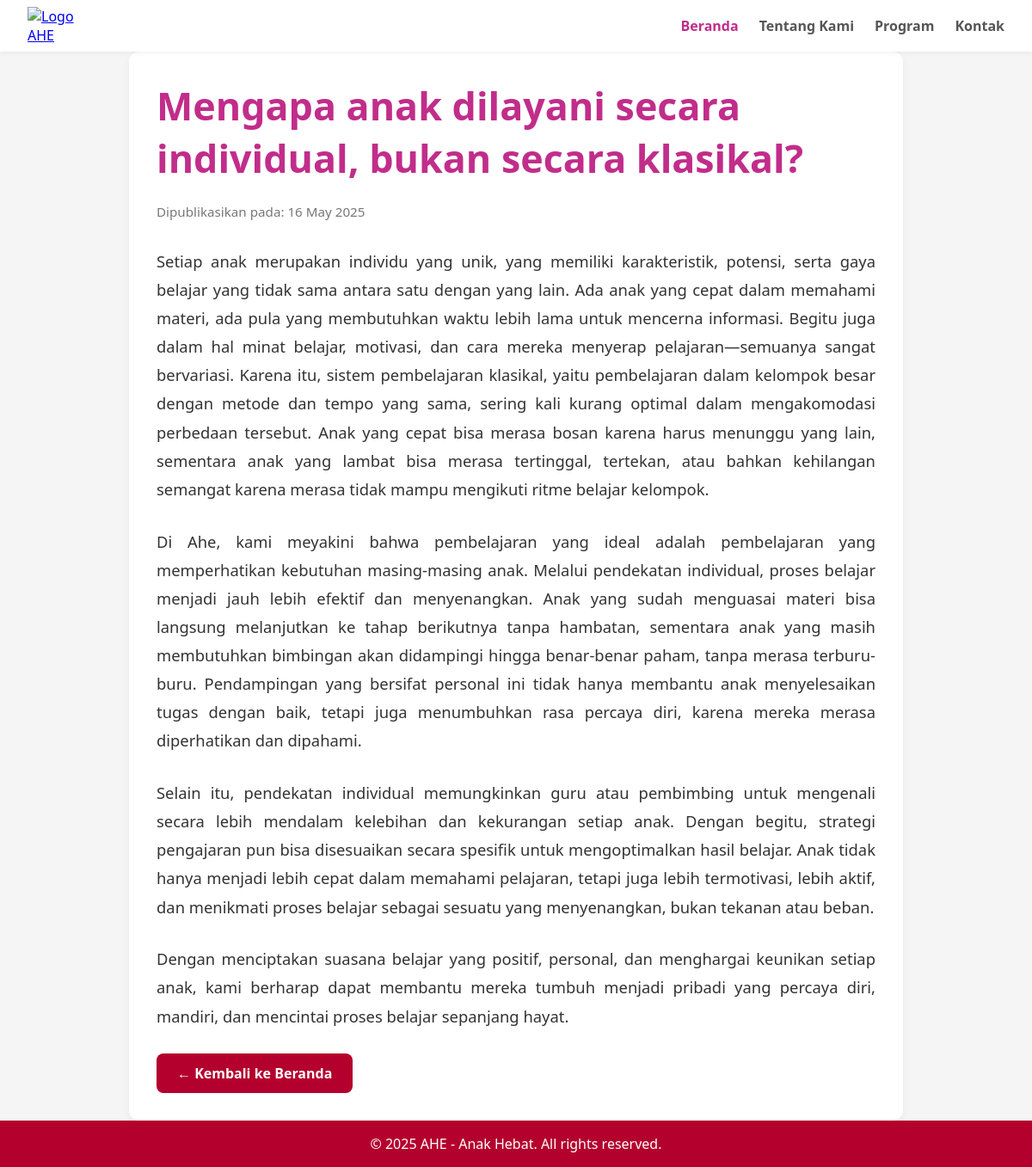
Page /artikel/mengapa-anak-dilayani-secara-individual-bukan-secara-klasikal/ (signed in) on the committed database.
### profil/models.py (models this page shows, shortened)
class Artikel(models.Model):
    JENIS_HALAMAN = [
        ('home', 'Home'),
        ('tentang', 'Tentang Kami'),
    ]
    judul = models.CharField(max_length=200)
    isi = models.TextField()
    tanggal = models.DateTimeField(auto_now_add=True)
    halaman = models.CharField(max_length=20, choices=JENIS_HALAMAN)
    gambar = models.ImageField(upload_to='artikel/', null=True, blank=True)
    slug = models.SlugField(unique=True, blank=True)

### profil/views.py (the view)
# urls.py: path('artikel/<slug:slug>/', views.detail_artikel, name='detail_artikel'),
@login_required
def detail_artikel(request, slug):
    artikel = get_object_or_404(Artikel, slug=slug)
    return render(request, 'profil/detail_artikel.html', {'artikel': artikel})

### profil/templates/profil/detail_artikel.html (shortened to what this page needs)
{% load static %}
<!DOCTYPE html>
<html lang="id">
<head>
</head>
<body>
    <nav>
        <div class="nav-logo">
            <a href="/"><img src="https://www.ahe.education/images/static/logo.png" alt="Logo AHE"></a>
        </div>
        <div class="nav-links">
            <a href="/" class="active">Beranda</a>
            <a href="/tentang/">Tentang Kami</a>
            <a href="/program/">Program</a>
            <a href="/kontak/">Kontak</a>
        </div>
    </nav>
    <div class="main">
        <h1>{{ artikel.judul }}</h1>
        <div class="meta">Dipublikasikan pada: {{ artikel.tanggal|date:"d F Y" }}</div>
        <p>{{ artikel.isi|linebreaks }}</p>
        <a href="/" class="back-button">← Kembali ke Beranda</a>
    </div>
    <footer>
        &copy; 2025 AHE - Anak Hebat. All rights reserved.
    </footer>
</body>
</html>

### profil/templates/profil/detail_artikel.html (style rules this page uses)
* { margin: 0; padding: 0; box-sizing: border-box; }
html, body { font-family: 'Segoe UI', sans-serif; background-color: #f5f5f5; color: #333; min-height: 100vh; display: flex; flex-direction: column; }
nav { background-color: white; box-shadow: 0 2px 5px rgba(0,0,0,0.05); padding: 0.5em 2em; display: flex; justify-content: space-between; align-items: center; position: sticky; top: 0; z-index: 1000; }
.nav-logo img { max-width: 65px; }
.nav-links { display: flex; gap: 1.5em; }
.nav-links a { text-decoration: none; color: #555; font-weight: bold; }
.nav-links a.active { color: #c12d8a; }
.main { flex: 1; padding: 2em; max-width: 900px; margin: auto; background-color: white; box-shadow: 0 4px 10px rgba(0, 0, 0, 0.05); border-radius: 12px; }
.main h1 { font-size: 2.8em; color: #c12d8a; margin-bottom: 0.5em; }
.main .meta { font-size: 0.95em; color: #777; margin-bottom: 2em; }
.main p { font-size: 1.15em; line-height: 1.8; text-align: justify; margin-bottom: 1.5em; }
.back-button { display: inline-block; padding: 0.75em 1.5em; background-color: #b4002d; color: white; text-decoration: none; border-radius: 8px; font-weight: bold; transition: background-color 0.3s ease; }
footer { background-color: #b4002d; color: white; text-align: center; padding: 1em 0; margin-top: auto; }

### rows in the picture
Artikel: judul "Mengapa anak dilayani secara individual, bukan secara klasikal?", tanggal "16 May 2025", isi "Setiap anak merupakan individu yang unik, yang memiliki karakteristik, potensi, serta gaya belajar yang tidak sama antara satu dengan yang lain. Ada anak yang cepat dalam memahami materi, ada pula yang membutuhkan waktu lebih lama untuk mencerna informasi. Begitu juga dalam hal minat belajar, motivasi, dan cara mereka menyerap pelajaran—semuanya sangat bervariasi. Karena itu, sistem pembelajaran klasikal, yaitu pembelajaran dalam kelompok besar dengan metode dan tempo yang sama, sering kali kurang optimal dalam mengakomodasi perbedaan tersebut. Anak yang cepat bisa merasa bosan karena harus menunggu yang lain, sementara anak yang lambat bisa merasa tertinggal, tertekan, atau bahkan…"
